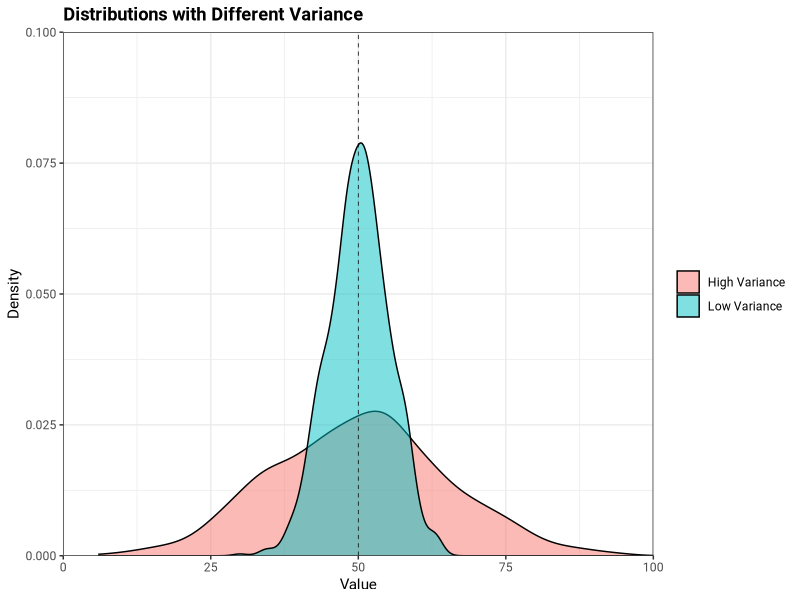

Write the R code that produced this figure.
# Variance and Distributions

dist_hi_var <- data.frame(value = rnorm(n = 1000, mean = 50, sd = 15), group = "High Variance")
dist_low_var <- data.frame(value = rnorm(n = 1000, mean = 50, sd = 5), group = "Low Variance")

dist_data <- rbind(dist_hi_var, dist_low_var)

ggplot2::ggplot(data = dist_data, ggplot2::aes(x = value, fill = group)) +
  ggplot2::geom_density(alpha = 0.5) +
  ggplot2::geom_vline(xintercept = 50,
                 linetype = "dashed",
                 linewidth = 0.25) +
  ggplot2::labs(title = "Distributions with Different Variance",
                x = "Value",
                y = "Density",
                fill = NULL) +
  ggplot2::coord_cartesian(expand = FALSE,
                           ylim = c(0, 0.1),
                           xlim = c(0, 100)) +
  ggplot2::theme_bw() +
  ggplot2::theme(
    text = ggplot2::element_text(family = "Roboto"),
    # bold title
    plot.title = ggplot2::element_text(face = "bold"),
  )
